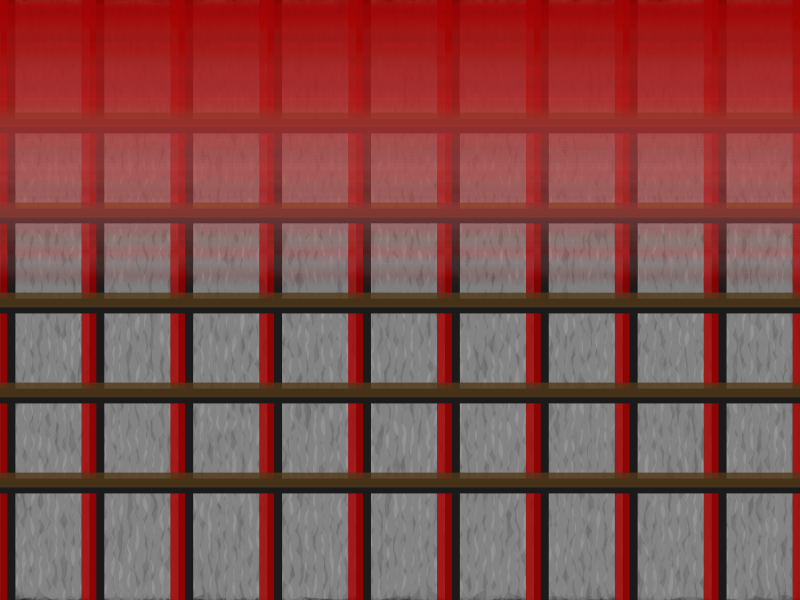

This figure's R source:
## ---- chunk 1
#=============================================================================#
#Library Load-in---------------------------------------------------------------
#=============================================================================#
library(dplyr)
library(ggplot2)

#=============================================================================#
#Data Creation-----------------------------------------------------------------
#=============================================================================#

#Picking out colors to use#
burberry_colors <- c("#A70100", "#513819", "#956226", "#747674", "#0D100E", "#ffffff")

#Background color
back_color <- "#B8A081"
  
#Vertical Lines#
red_lines <- tibble(x = seq(0,10, length = 10),
                    xend = x,
                    y = 0,
                    yend = 10,
                    group = "redlines")

#Horizontal Lines#
tan_lines <- tibble(y = seq(2,8, length = 5),
                    yend = y,
                    x = 0,
                    xend = 10,
                    group = "tan lines")

#Background waves#
texture <- tibble(x = seq(0,10, length = 100), 
                  y = x) |>
  expand.grid()

#Red Fog#
textbar <- tibble(x = 0,
                  xend = 10,
                  y = seq(10,0, length = 1000),
                  yend = y,
                  group = "textbar",
                  color = colorRampPalette(c("#A70100", "#ffffff"))(1000))


red_lines |>
  ggplot(aes(x,y, group = group))+
  theme_void()+
  theme(plot.background = element_rect(fill = back_color))+
  geom_path(data = texture, aes( group = x), 
            linewidth= 15, 
            color = "#000000", 
            alpha = 1, position = position_jitter(width = .05))+
  geom_path(data = texture, aes( group = x), 
            linewidth= 10, 
            color = "#555555", 
            alpha = .3, 
            position = position_jitter(width = .05))+
  geom_path(data = texture, aes( group = x), 
            linewidth= 10, 
            color = "#ffffff", 
            alpha = .1, 
            position = position_jitter(width = .05))+
  geom_segment(aes(x = (x +.1), xend = (xend + .1), yend = yend), 
               color = "#1a1a1a", 
               linewidth = 5)+
  geom_segment(aes(xend = xend, yend = yend), 
               color = burberry_colors[1], 
               alpha = .8, 
               linewidth = 5)+
  geom_segment(data = tan_lines, aes(y = (y -.1), xend = xend, yend = yend - .1), 
             color = "#1a1a1a", 
             linewidth = 5)+
  geom_segment(data = tan_lines, aes(xend = xend, yend = yend), 
               color = burberry_colors[2], 
               alpha = .8, 
               linewidth = 5)+
  geom_segment(data = textbar, aes(xend = xend, yend = yend), 
               color = textbar$color, 
               alpha = c(seq(.1,0, length = 500),rep(0,500)), 
               linewidth = 5)+
  coord_cartesian(xlim = c(0,10), ylim = c(0,10), expand = FALSE)

